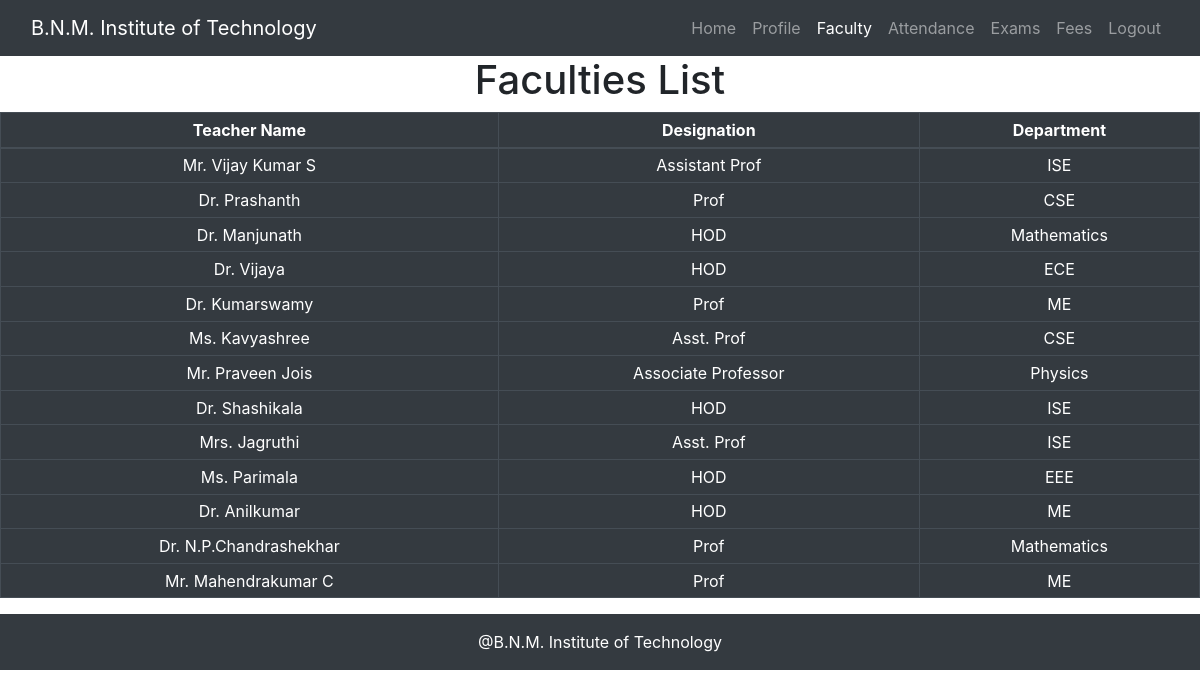
The page /facultiespstud.php (signed in) on the database its author committed.
### tables this page shows
CREATE TABLE `teacher` (
  `ID` int(5) NOT NULL,
  `Name` varchar(255) NOT NULL,
  `Department` varchar(255) NOT NULL,
  `Designation` varchar(255) NOT NULL
);

### facultiespstud.php (the view, shortened to what this page needs)
<!DOCTYPE HTML>
<html>
<head>
<link href="style.css" rel="stylesheet">
  <link rel="stylesheet" href="https://maxcdn.bootstrapcdn.com/bootstrap/4.5.2/css/bootstrap.min.css">
</head>
<body>
	<nav class="navbar navbar-expand-lg navbar-dark bg-dark">
  <div class="container-fluid">
    <a class="navbar-brand" href="#">B.N.M. Institute of Technology</a>
    <div class="collapse navbar-collapse" id="navbarSupportedContent">
      <ul class="navbar-nav ml-auto mb-2 mb-lg-0">
        <li class="nav-item">
          <a class="nav-link" href="studentindex.php">Home</a>
        </li>
        <li class="nav-item">
          <a class="nav-link" href="loggedstud.php">Profile</a>
        </li>
        <li class="nav-item">
          <a class="nav-link active"  aria-current="page" href="facultiespstud.php">Faculty</a>
        </li>
        <li class="nav-item">
          <a class="nav-link" href="loggedattend.php">Attendance</a>
        </li>
        <li class="nav-item">
          <a class="nav-link" href="examspstud.php">Exams</a>
        </li>
        <li class="nav-item">
          <a class="nav-link" href="loggedfees.php">Fees</a>
        </li>
        <li class="nav-item">
          <a class="nav-link" href="logout.php">Logout</a>
        </li>
      </ul>
    </div>
  </div>
</nav>
<div>
	<h1 class="text-center">Faculties List</h1>
</div>
<div>
<section>
<table class="table table-dark table-bordered table-sm text-center" style="margin-right: auto margin-left: auto">
  <thead>
    <tr>
      <th scope="col">Teacher Name</th>
      <th scope="col">Designation</th>
      <th scope="col">Department</th>
    </tr>
  </thead>
  <tbody>
  <?php
  include('connection.php');
  $sql = "SELECT * FROM teacher";
$result = $conn->query($sql);
if (!empty($result) && $result->num_rows > 0) {
  while($row = $result->fetch_assoc()) {
    echo '<tr><td>'  . $row["Name"]. "</td><td> " . $row["Designation"]. '</td><td>' .$row["Department"]. '</td><tr>';
  }
} else {
  echo "0 results";
}
?>
  </tbody>
</table>
</section>
</body>
<footer style="margin-top: auto">
  <p class="p-3 bg-dark text-white text-center">@B.N.M. Institute of Technology</p>
</footer>
</html>

### rows shown on the page
teacher: Name "Mr. Vijay Kumar S", Designation "Assistant Prof", Department "ISE"
teacher: Name "Dr. Prashanth", Designation "Prof", Department "CSE"
teacher: Name "Dr. Manjunath", Designation "HOD", Department "Mathematics"
teacher: Name "Dr. Vijaya", Designation "HOD", Department "ECE"
teacher: Name "Dr. Kumarswamy", Designation "Prof", Department "ME"
teacher: Name "Ms. Kavyashree", Designation "Asst. Prof", Department "CSE"
teacher: Name "Mr. Praveen Jois", Designation "Associate Professor", Department "Physics"
teacher: Name "Dr. Shashikala", Designation "HOD", Department "ISE"
teacher: Name "Mrs. Jagruthi", Designation "Asst. Prof", Department "ISE"
teacher: Name "Ms. Parimala", Designation "HOD", Department "EEE"
teacher: Name "Dr. Anilkumar", Designation "HOD", Department "ME"
teacher: Name "Dr. N.P.Chandrashekhar", Designation "Prof", Department "Mathematics"
teacher: Name "Mr. Mahendrakumar C", Designation "Prof", Department "ME"
